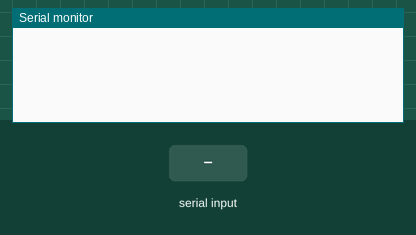
Simulated run of this sketch. Board: Arduino Uno, built with avr-gcc and run on an emulated ATmega328P. Parts: the last lines printed to the serial monitor. Inputs (shaded band) come from the test bench.

Above: at 1.2 s.
1.3 s: "a" received over Serial
At 2.3 s:
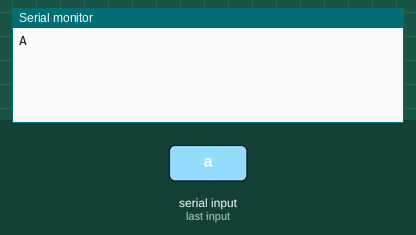
2.8 s: "1" received over Serial
At 3.5 s:
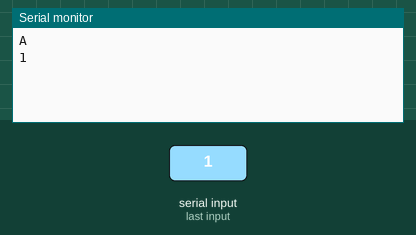

Measured:
- after the input at 1.3 s, the serial monitor: prints a new line at once (image 1)
- after the input at 2.8 s, the serial monitor: prints a new line at once (image 2)

The sketch:

ch7_181205.ino
```cpp
void setup() {
  // put your setup code here, to run once:
  Serial.begin(9600);
}

void loop() {
  // put your main code here, to run repeatedly:
  if(Serial.available()){
    char c = Serial.read();
    if(c=='a'){
      Serial.println("A");
    }else{
      Serial.println(c);
    }
  }

}
```
